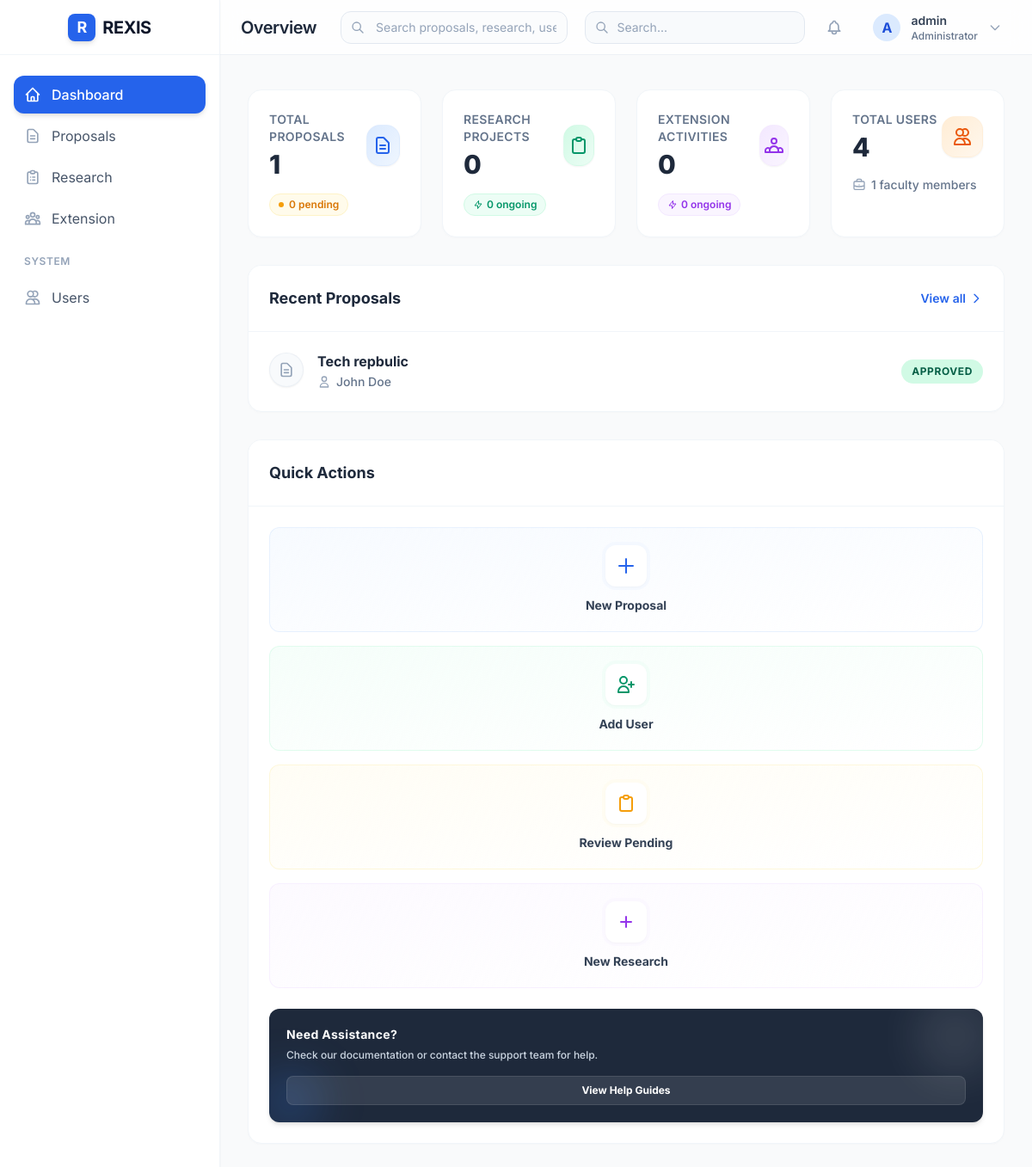
/dashboard/dashboard/ (signed in), run on an earlier commit of the app's database.
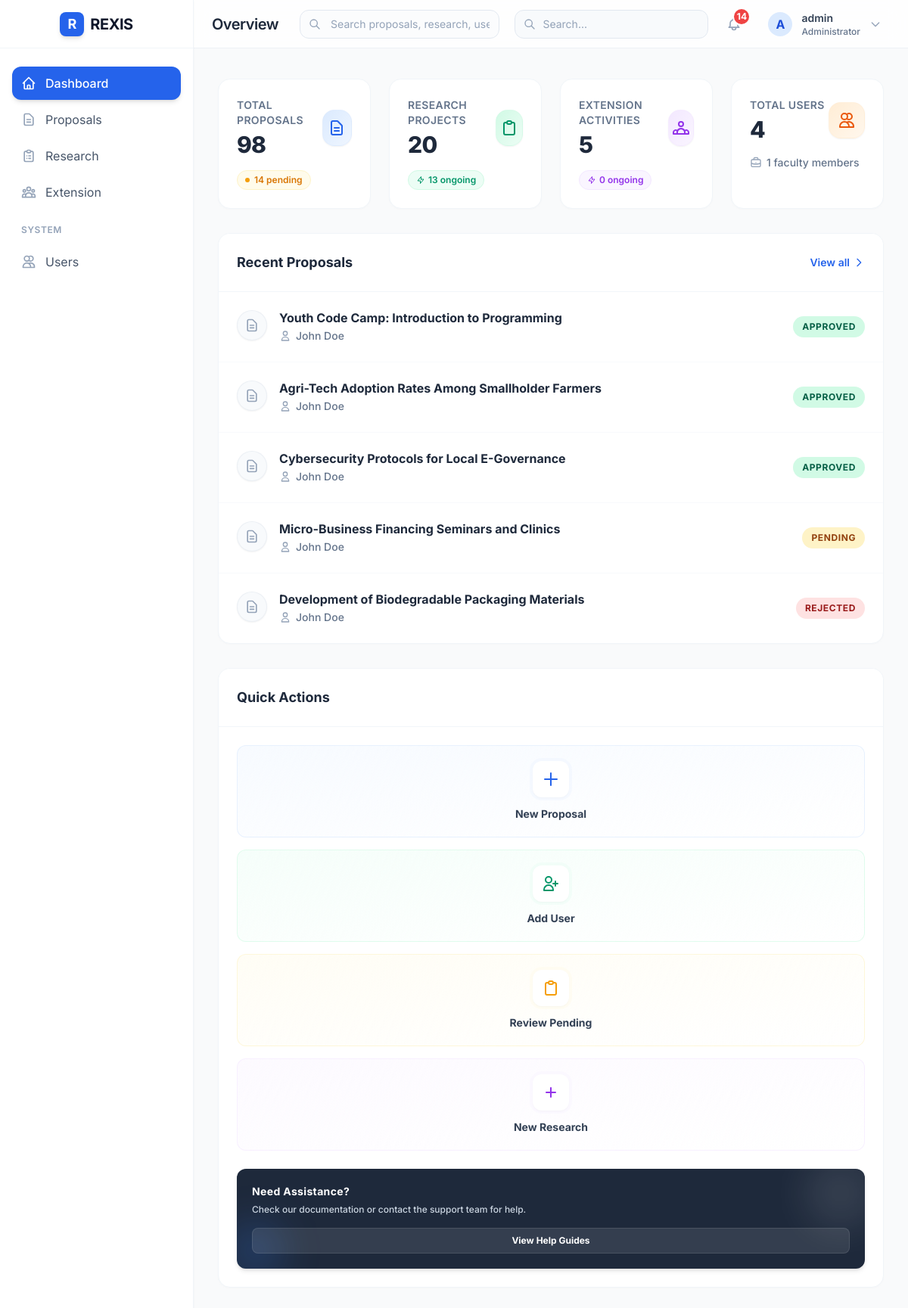
And on a later commit of the database.
### proposals/models.py (models this page shows, shortened)
class Proposal(models.Model):
    title = models.CharField(max_length=255)
    abstract = models.TextField()
    full_description = models.TextField()
    proposal_type = models.CharField(
        max_length=20,
        choices=ProposalType.choices,
        default=ProposalType.RESEARCH
    )
    faculty_author = models.ForeignKey(
        settings.AUTH_USER_MODEL,
        on_delete=models.CASCADE,
        related_name='proposals_authored'
    )
    research_staff = models.ForeignKey(
        settings.AUTH_USER_MODEL,
        on_delete=models.SET_NULL,
        null=True,
        blank=True,
        related_name='proposals_research'
    )
    date_submitted = models.DateTimeField(auto_now_add=True)
    date_updated = models.DateTimeField(auto_now=True)
    proposal_document = models.FileField(upload_to='proposals/documents/', blank=True, null=True)
    budget_pdf = models.FileField(upload_to='proposals/budgets/', blank=True, null=True)
    supporting_image = models.ImageField(upload_to='proposals/images/', blank=True, null=True)
    status = models.CharField(
        max_length=20,
        choices=ProposalStatus.choices,
        default=ProposalStatus.PENDING
    )
    reviewed_by = models.ForeignKey(
        settings.AUTH_USER_MODEL,
        on_delete=models.SET_NULL,
        null=True,
        blank=True,
        related_name='proposals_reviewed'
    )
    review_notes = models.TextField(blank=True)
    reviewed_at = models.DateTimeField(blank=True, null=True)
    class Meta:
        ordering = ['-date_submitted']
        verbose_name = 'Proposal'
        verbose_name_plural = 'Proposals'

### users/models.py (models this page shows, shortened)
class CustomUser(AbstractUser):
    ROLE_CHOICES = UserRole.choices
    role = models.CharField(
        max_length=20,
        choices=UserRole.choices,
        default=UserRole.FACULTY
    )
    employee_id = models.CharField(max_length=50, blank=True)
    department = models.CharField(max_length=100, blank=True)
    phone = models.CharField(max_length=20, blank=True)
    created_at = models.DateTimeField(auto_now_add=True)
    updated_at = models.DateTimeField(auto_now=True)
    class Meta:
        verbose_name = 'User'
        verbose_name_plural = 'Users'
    @property
    def is_admin(self):
        return self.role == UserRole.ADMIN or self.is_superuser
    @property
    def is_research_staff(self):
        return self.role == UserRole.RESEARCH_STAFF
    @property
    def is_extension_staff(self):
        return self.role == UserRole.EXTENSION_STAFF

### portal/views.py (the view)
# urls.py: path('dashboard/', views.dashboard, name='dashboard'),
@login_required
def dashboard(request: HttpRequest) -> HttpResponse:
    user = request.user
    if user.is_admin:
        return admin_dashboard(request)
    elif user.is_faculty:
        return faculty_dashboard(request)
    elif user.is_research_staff:
        return research_dashboard(request)
    elif user.is_extension_staff:
        return extension_dashboard(request)
    return redirect('login')

### core/context_processors.py (called while the page is built, shortened)
def user_notifications(request):
    notifications = []
    unread_count = 0
    if request.user.is_authenticated:
        user = request.user
        if user.is_admin:
            pending_count = Proposal.objects.filter(status=ProposalStatus.PENDING).count()
            if pending_count > 0:
                notifications.append({
                    'title': 'Pending Proposals',
                    'message': f'There are {pending_count} proposals waiting for your review.',
                    'url': '/proposals/?status=PENDING',
                    'icon': 'document-text',
                    'color': 'amber'
                })
                unread_count += pending_count
    return {
        'user_notifications': notifications,
        'notification_count': unread_count,
    }

### templates/portal/admin_dashboard.html (shortened to what the changed rows need)
{% extends 'base.html' %}
{% block page_title %}Overview{% endblock %}
{% block content %}
<div class="grid grid-cols-1 sm:grid-cols-2 lg:grid-cols-4 gap-4 sm:gap-6 mb-6 sm:mb-8 mt-2">
    <div class="bg-white rounded-2xl shadow-card hover:shadow-soft transition-all duration-300 p-6 border border-slate-100 relative overflow-hidden group">
        <div class="flex items-center justify-between relative z-10">
            <div>
                <div class="flex items-baseline gap-2">
                    <p class="text-3xl font-extrabold text-slate-800 tracking-tight">{{ total_proposals }}</p>
                </div>
            </div>
        </div>
        <div class="mt-4 flex items-center text-sm relative z-10">
            <span class="inline-flex items-center px-2.5 py-1 rounded-full text-xs font-semibold bg-amber-50 text-amber-600 border border-amber-100">
                <span class="w-1.5 h-1.5 rounded-full bg-amber-500 mr-1.5 animate-pulse"></span>
                {{ pending_proposals }} pending
            </span>
        </div>
    </div>
    <div class="bg-white rounded-2xl shadow-card hover:shadow-soft transition-all duration-300 p-6 border border-slate-100 relative overflow-hidden group">
        <div class="flex items-center justify-between relative z-10">
            <div>
                <p class="text-sm font-semibold text-slate-500 mb-1 uppercase tracking-wide">Research Projects</p>
                <p class="text-3xl font-extrabold text-slate-800 tracking-tight">{{ total_research }}</p>
            </div>
        </div>
        <div class="mt-4 flex items-center text-sm relative z-10">
            <span class="inline-flex items-center px-2.5 py-1 rounded-full text-xs font-semibold bg-emerald-50 text-emerald-600 border border-emerald-100">
                <svg class="w-3 h-3 mr-1" fill="none" stroke="currentColor" viewBox="0 0 24 24"><path stroke-linecap="round" stroke-linejoin="round" stroke-width="2" d="M13 10V3L4 14h7v7l9-11h-7z"></path></svg>
                {{ ongoing_research }} ongoing
            </span>
        </div>
    </div>
    <div class="bg-white rounded-2xl shadow-card hover:shadow-soft transition-all duration-300 p-6 border border-slate-100 relative overflow-hidden group">
        <div class="flex items-center justify-between relative z-10">
            <div>
                <p class="text-sm font-semibold text-slate-500 mb-1 uppercase tracking-wide">Extension Activities</p>
                <p class="text-3xl font-extrabold text-slate-800 tracking-tight">{{ total_extension }}</p>
            </div>
        </div>
    </div>
</div>
<div class="grid grid-cols-1 xl:grid-cols-3 gap-6 lg:gap-8">
    <div class="xl:col-span-2 bg-white rounded-2xl shadow-card border border-slate-100 flex flex-col h-full overflow-hidden">
        <div class="p-0 flex-1">
            <div class="divide-y divide-slate-50">
                {% for proposal in recent_proposals %}
                <div class="p-5 sm:p-6 hover:bg-slate-50 transition-colors duration-200 group flex flex-col sm:flex-row sm:items-center justify-between gap-4">
                    <div class="flex items-start gap-4">
                        <div class="h-10 w-10 py-1 rounded-full bg-slate-50 flex items-center justify-center flex-shrink-0 text-slate-400 group-hover:bg-white group-hover:text-blue-600 group-hover:shadow-sm transition-all shadow-sm border border-slate-200/50">
                            <svg class="h-5 w-5" fill="none" viewBox="0 0 24 24" stroke="currentColor"><path stroke-linecap="round" stroke-linejoin="round" stroke-width="2" d="M9 12h6m-6 4h6m2 5H7a2 2 0 01-2-2V5a2 2 0 012-2h5.586a1 1 0 01.707.293l5.414 5.414a1 1 0 01.293.707V19a2 2 0 01-2 2z"></path></svg>
                        </div>
                        <div>
                            <p class="font-bold text-slate-800 group-hover:text-blue-600 transition-colors leading-tight mb-1">{{ proposal.title }}</p>
                            <div class="flex items-center text-sm text-slate-500 gap-3 font-medium">
                                <span class="flex items-center gap-1.5">
                                    <svg class="w-4 h-4 text-slate-400" fill="none" stroke="currentColor" viewBox="0 0 24 24"><path stroke-linecap="round" stroke-linejoin="round" stroke-width="2" d="M16 7a4 4 0 11-8 0 4 4 0 018 0zM12 14a7 7 0 00-7 7h14a7 7 0 00-7-7z"></path></svg>
                                    {{ proposal.faculty_author.get_full_name }}
                                </span>
                            </div>
                        </div>
                    </div>
                    <div class="flex items-center pl-14 sm:pl-0">
                        <span class="inline-flex items-center px-3 py-1.5 rounded-full text-xs font-bold uppercase tracking-wider
                            {% if proposal.status == 'PENDING' %}bg-amber-100 text-amber-800
                            {% elif proposal.status == 'APPROVED' %}bg-emerald-100 text-emerald-800
                            {% elif proposal.status == 'REJECTED' %}bg-red-100 text-red-800
                            {% else %}bg-slate-100 text-slate-800{% endif %}">
                            {{ proposal.get_status_display }}
                        </span>
                    </div>
                </div>
                {% endfor %}
            </div>
        </div>
    </div>
</div>
{% endblock %}

### templates/base.html (shortened to what the changed rows need)
<!DOCTYPE html>
<html lang="en">
<head>
    <script src="https://cdn.tailwindcss.com"></script>
</head>
<body class="bg-gray-50" x-data="{ sidebarOpen: false }">
    {% if user.is_authenticated %}
    <div class="flex h-screen">
        <aside
            :class="sidebarOpen ? 'translate-x-0 shadow-2xl' : '-translate-x-full'"
            class="fixed inset-y-0 left-0 z-50 w-64 bg-white border-r border-slate-100 transform transition-transform duration-300 ease-in-out lg:relative lg:translate-x-0 lg:shadow-sm flex flex-col"
        >
            <div class="flex items-center justify-between lg:justify-center h-16 px-6 lg:px-0 border-b border-slate-100">
                <div class="flex items-center gap-2">
                    <h1 class="text-xl font-bold text-slate-900 tracking-tight">REXIS</h1>
                </div>
            </div>
        </aside>
        <div class="flex-1 flex flex-col min-w-0">
            <header class="bg-white/80 backdrop-blur-md border-b border-slate-200/60 sticky top-0 z-30 h-16 flex flex-col justify-center">
                <div class="flex items-center justify-between px-4 sm:px-6">
                    <div class="flex items-center gap-3">
                        <h2 class="text-xl font-semibold text-slate-800 tracking-tight hidden lg:block leading-none">{% block page_title %}Dashboard{% endblock %}</h2>
                    </div>
                    <div class="flex items-center gap-4">
                        <div class="relative" x-data="{ notifyOpen: false }">
                            <button @click="notifyOpen = !notifyOpen" @click.away="notifyOpen = false" class="p-2 text-slate-400 hover:text-blue-600 hover:bg-blue-50 rounded-full transition-colors relative focus:outline-none">
                                {% if notification_count > 0 %}
                                <span class="absolute -top-1 -right-1 min-w-6 h-6 bg-red-500 text-white text-xs font-bold rounded-full border-2 border-white flex items-center justify-center leading-none">
                                    {% if notification_count > 99 %}99+{% else %}{{ notification_count }}{% endif %}
                                </span>
                                {% endif %}
                            </button>
                        </div>
                    </div>
                </div>
            </header>
            <main class="flex-1 overflow-x-hidden overflow-y-auto p-4 sm:p-6 lg:p-8">
                <div class="max-w-7xl mx-auto">
                    {% block content %}{% endblock %}
                </div>
            </main>
        </div>
    </div>
    {% else %}
    <div class="min-h-screen flex flex-col justify-center bg-slate-50">
        {% block login_content %}{% endblock %}
    </div>
    {% endif %}
</body>
</html>

What changed in the data, as far as the page shows it:
removed Proposal: title "Tech repbulic", faculty_author.get_full_name "John Doe", status "APPROVED"
added Proposal: title "Youth Code Camp: Introduction to Programming", faculty_author.get_full_name "John Doe", status "APPROVED"
added Proposal: title "Agri-Tech Adoption Rates Among Smallholder Farmers", faculty_author.get_full_name "John Doe", status "APPROVED"
added Proposal: title "Cybersecurity Protocols for Local E-Governance", faculty_author.get_full_name "John Doe", status "APPROVED"
added Proposal: title "Micro-Business Financing Seminars and Clinics", faculty_author.get_full_name "John Doe", status "PENDING"
added Proposal: title "Development of Biodegradable Packaging Materials", faculty_author.get_full_name "John Doe", status "REJECTED"
Also different on the page:
{{ notification_count }}: (not shown) → "14"
{{ total_proposals }}: "1" → "98"
{{ pending_proposals }}: "0" → "14"
{{ total_research }}: "0" → "20"
{{ ongoing_research }}: "0" → "13"
{{ total_extension }}: "0" → "5"
